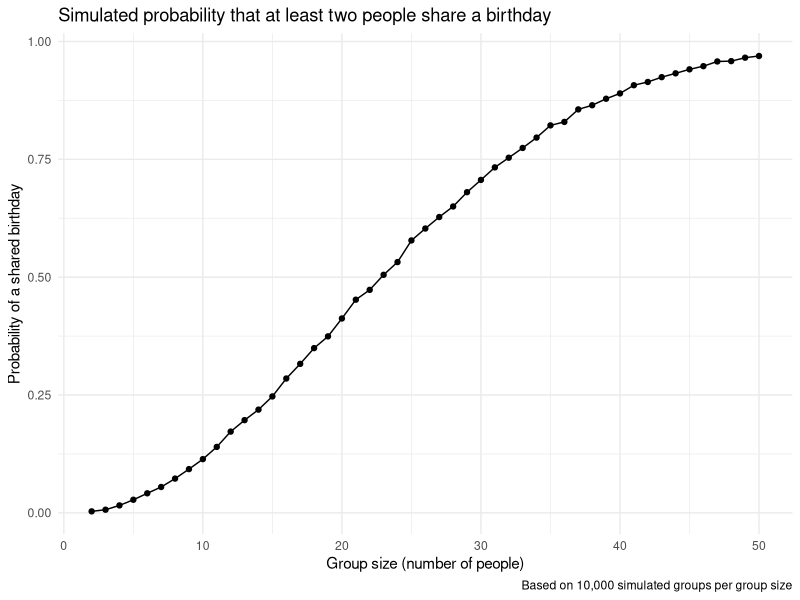

Reproduce this figure in R.
## ---- chunk 1
library(tidyverse)

knitr::opts_chunk$set(
  collapse = TRUE,
  message = FALSE,
  fig.width = 9,
  fig.asp = .6,
  out.width = "90%"
)

theme_set(theme_minimal() + theme(legend.position = "bottom"))

options(
  ggplot2.continuous.colour = "viridis",
  ggplot2.continuous.fill = "viridis"
)

scale_colour_discrete = scale_colour_viridis_d
scale_fill_discrete = scale_fill_viridis_d
## ---- chunk 2
shared_bday = function(n) {
  bdays = sample(1:365, size = n, replace = TRUE)
  repeated_bday = length(unique(bdays)) < n
  return(repeated_bday)
}
## ---- chunk 3
set.seed(1118)

bday_sim =
  expand_grid(
    group_size = 2:50, 
    iter = 1:10000
  ) |>
  mutate(
    repeated = map_lgl(group_size, shared_bday))

bday_results =
  bday_sim |>
  group_by(group_size) |>
  summarize(prob_of_repeat = mean(repeated))
## ---- chunk 4
bday_results |>
  ggplot(aes(x = group_size, y = prob_of_repeat)) +
  geom_point() +
  geom_line() +
  labs(
    title = "Simulated probability that at least two people share a birthday",
    x = "Group size (number of people)",
    y = "Probability of a shared birthday",
    caption = "Based on 10,000 simulated groups per group size"
  )
